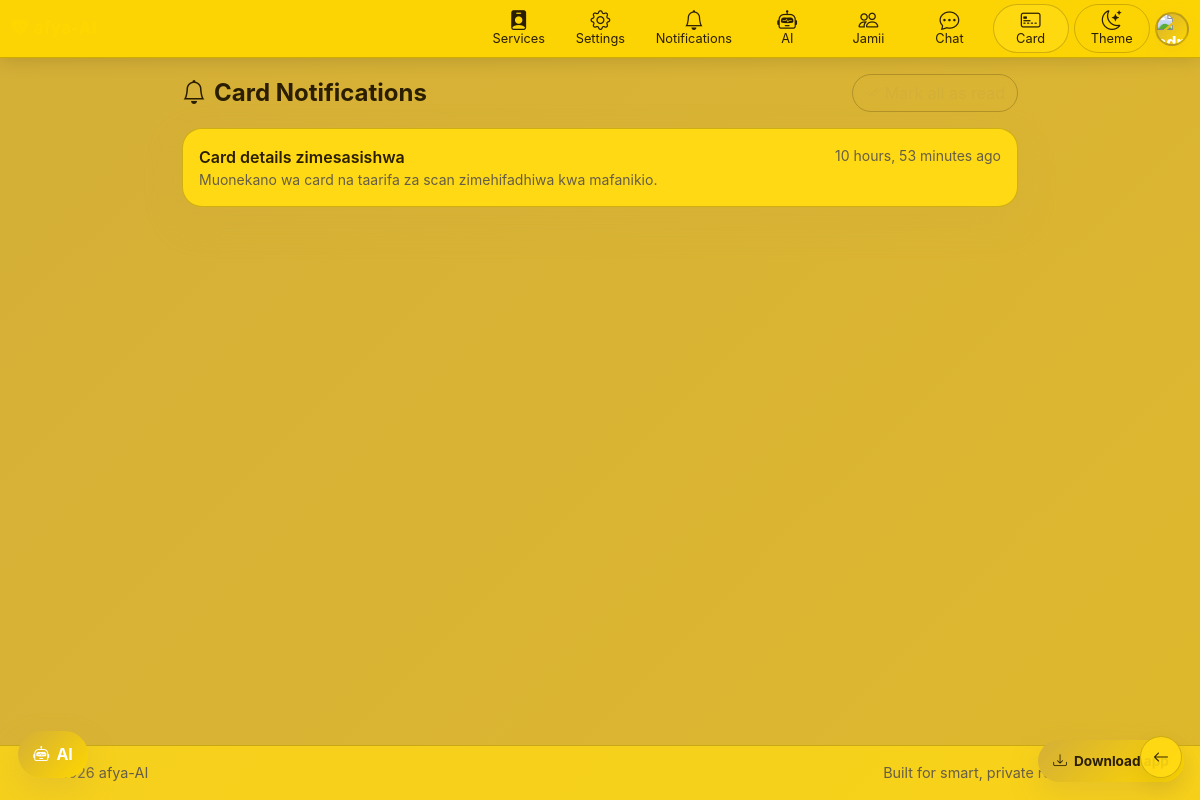
Screenshot of /sw/card/notifications/ (signed in) with the database file from the repository.
### card/models.py (models this page shows, shortened)
class CardNotification(models.Model):
	KIND_PERSONA_UPDATE = 'persona_update'
	KIND_CARD_UPDATED = 'card_updated'
	KIND_CHOICES = [
		(KIND_PERSONA_UPDATE, 'Persona Update Reminder'),
		(KIND_CARD_UPDATED, 'Card Updated'),
	]
	user = models.ForeignKey(settings.AUTH_USER_MODEL, on_delete=models.CASCADE, related_name='card_notifications')
	kind = models.CharField(max_length=40, choices=KIND_CHOICES)
	title = models.CharField(max_length=150)
	body = models.TextField(blank=True)
	is_read = models.BooleanField(default=False)
	created_at = models.DateTimeField(auto_now_add=True)
	class Meta:
		ordering = ['-created_at']

### card/views.py (the view)
# urls.py: path('notifications/', views.card_notifications, name='notifications'),
@login_required
def card_notifications(request):
	notifications = CardNotification.objects.filter(user=request.user)
	if request.method == 'POST':
		notifications.filter(is_read=False).update(is_read=True)
		messages.success(request, 'Notifications zimewekwa kama zimesomwa.')
		return redirect('card:notifications')
	return render(request, 'card/notifications.html', {'notifications': notifications})

### card/models.py (called while the page is built, shortened)
def ensure_persona_update_notification(user):
	if not user.is_authenticated:
		return
	persona = UserAIPersona.objects.filter(user=user).first()
	if not persona:
		return
	config, _ = PersonaReminderConfig.objects.get_or_create(user=user)
	now = timezone.now()
	due_at = persona.updated_at + timedelta(days=config.interval_days)
	if now < due_at:
		return

### users/context_processors.py (called while the page is built)
def role_flags(request):
    user = getattr(request, 'user', None)
    user_gender = get_user_gender(user)
    avatar_url = ''
    user_initial = ''
    if getattr(user, 'is_authenticated', False):
        user_initial = (getattr(user, 'username', '')[:1] or '?').upper()
        persona = getattr(user, 'ai_persona', None)
        if persona and getattr(persona, 'avatar', None):
            try:
                avatar_url = persona.avatar.url
            except ValueError:
                avatar_url = ''
    return {
        'is_admin_user': is_admin(user),
        'is_doctor_user': is_doctor(user),
        'is_moderator_user': is_moderator(user),
        'user_gender': user_gender,
        'is_female_user': user_gender == 'female',
        'is_male_user': user_gender == 'male',
        'current_user_avatar_url': avatar_url,
        'current_user_initial': user_initial,
    }

### users/permissions.py (called while the page is built)
def is_admin(user):
    return bool(user and user.is_authenticated and (user.is_staff or user.is_superuser))

def is_doctor(user):
    return bool(user and user.is_authenticated and user.groups.filter(name=DOCTOR_GROUP).exists())

def is_moderator(user):
    return bool(user and user.is_authenticated and user.groups.filter(name=MODERATOR_GROUP).exists())

### users/utils.py (called while the page is built)
def get_user_gender(user):
    if not user or not user.is_authenticated:
        return None
    persona = getattr(user, 'ai_persona', None)
    if not persona or not persona.gender:
        return None
    gender = (persona.gender or '').strip().lower()
    if gender in {'female', 'male'}:
        return gender
    return None

### card/templates/card/notifications.html (shortened to what this page needs)
{% extends 'base.html' %}
{% block content %}
<div class="container py-3" style="max-width:860px;">
  <div class="d-flex justify-content-between align-items-center mb-3">
    <h4 class="mb-0 fw-bold"><i class="bi bi-bell me-2"></i>Card Notifications</h4>
    <form method="post">
      <button class="btn btn-outline-danger rounded-pill" type="submit"><i class="bi bi-check2-all me-1"></i>Mark all as read</button>
    </form>
  </div>
  {% for n in notifications %}
  <div class="card-custom p-3 mb-2 {% if not n.is_read %}border border-danger-subtle{% endif %}">
    <div class="d-flex justify-content-between align-items-start gap-2">
      <div>
        <div class="fw-semibold">{{ n.title }}</div>
        <div class="small text-muted">{{ n.body }}</div>
      </div>
      <small class="text-muted">{{ n.created_at|timesince }} ago</small>
    </div>
  </div>
  {% empty %}
  <div class="card-custom p-3 text-muted">No notifications yet.</div>
  {% endfor %}
</div>
{% endblock %}

### rows the page displays
CardNotification: title "Card details zimesasishwa", body "Muonekano wa card na taarifa za scan zimehifadhiwa kwa mafanikio.", created_at "10 hours, 53 minutes"
